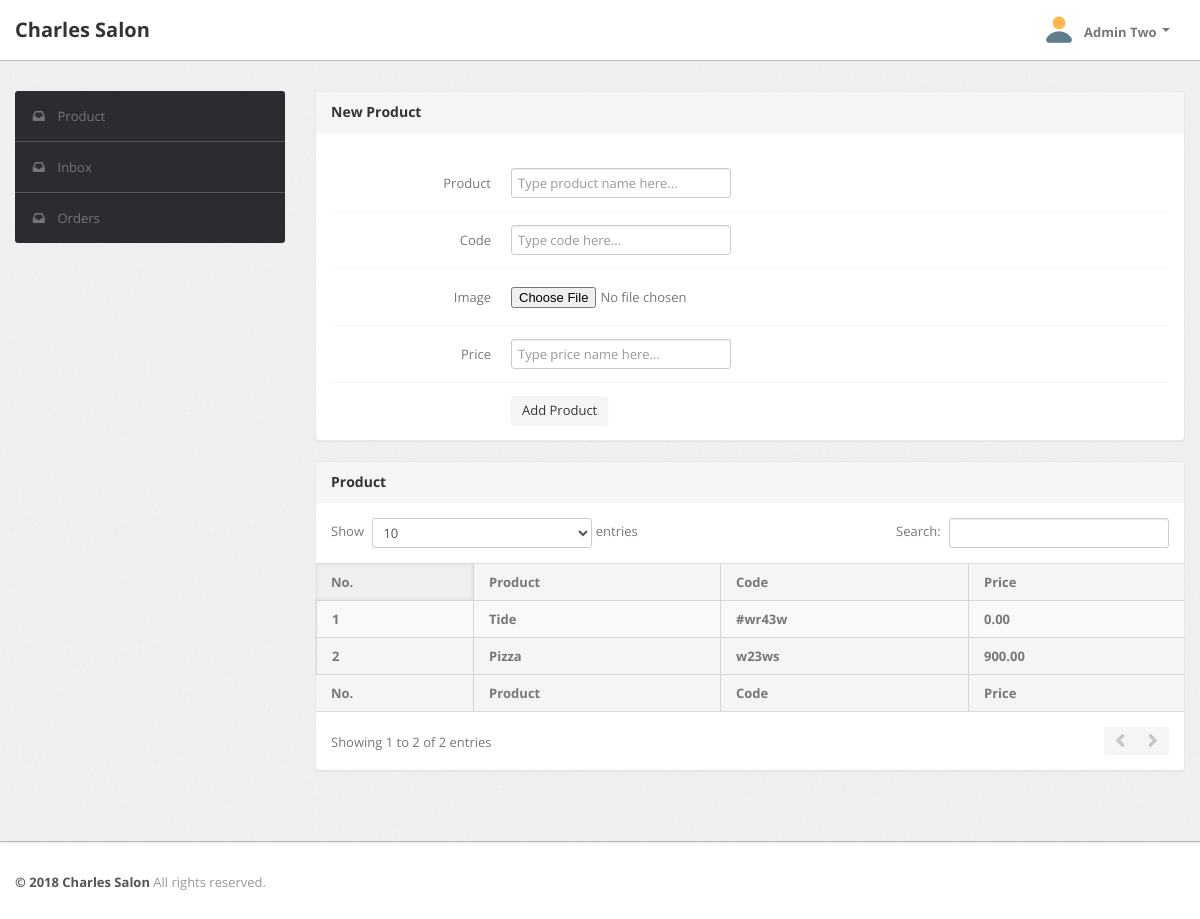
The page /product.php (signed in) on the database its author committed.
### tables this page shows
CREATE TABLE IF NOT EXISTS `tbl_product` (
  `id` int(8) NOT NULL AUTO_INCREMENT,
  `name` varchar(255) NOT NULL,
  `code` varchar(255) NOT NULL,
  `image` longblob NOT NULL,
  `price` double(10,2) NOT NULL,
  PRIMARY KEY (`id`),
  UNIQUE KEY `product_code` (`code`)
);

### repository/product.php (the view, shortened to what this page needs)
<?php
function productlist()
{
	$conn = connection();
	$sql = "SELECT * FROM tbl_product;";
	$result = mysqli_query($conn, $sql);
	$no = 1;
	if (mysqli_num_rows($result) > 0) {
		while ($row = mysqli_fetch_assoc($result)) {
			?>
			<tr>
				<th><?php echo $no++; ?></th>
				<th><?php echo $row["name"]; ?></th>
				<th><?php echo $row["code"]; ?></th>
				<th><?php echo $row["price"]; ?></th>
			</tr>
			<?php
		}
	}
}
			?>

### css/theme.css (style rules this page uses)
body { font-size: 13px; font-family: 'Open Sans', Arial, sans-serif; background: #fff; color: #777 }
.table th, .table td { border-color: #d5d5d5!important }
.module-body.table .table th, .module-body.table .table td { padding-left: 15px; padding-right: 15px }
.dataTables_wrapper table th { background: #f5f5f5; cursor: pointer }

### rows shown on the page
tbl_product: name "Tide", code "#wr43w", price "0.00"
tbl_product: name "Pizza", code "w23ws", price "900.00"

### other values the page prints
$_SESSION["fname"] "Admin"
$_SESSION["lname"] "Two"
